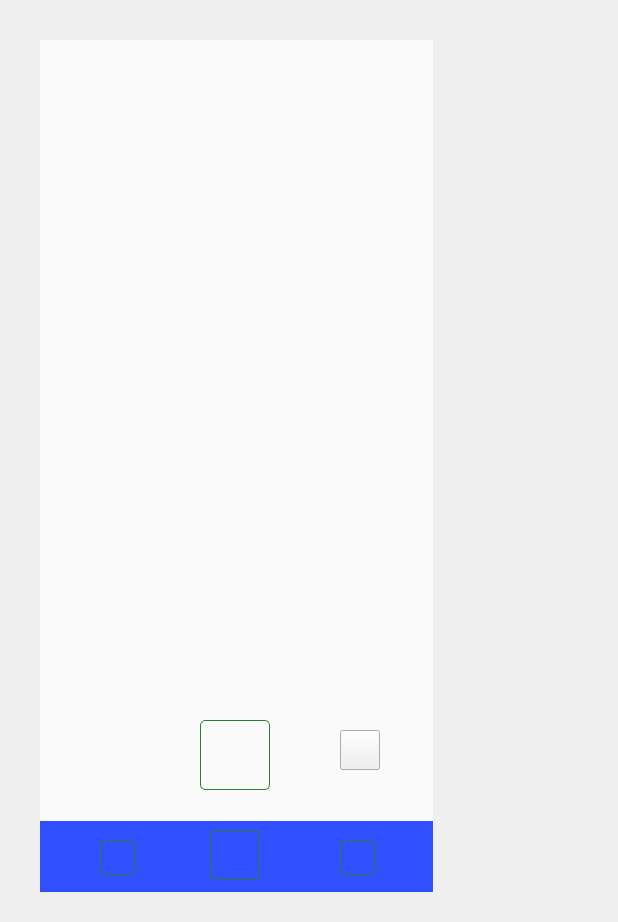
<?xml version="1.0" encoding="UTF-8"?>
<ui version="4.0">
 <class>Dialog</class>
 <widget class="QDialog" name="Dialog">
  <property name="geometry">
   <rect>
    <x>0</x>
    <y>0</y>
    <width>618</width>
    <height>922</height>
   </rect>
  </property>
  <property name="windowTitle">
   <string>Dialog</string>
  </property>
  <widget class="QPushButton" name="btn_camera_shutter">
   <property name="geometry">
    <rect>
     <x>200</x>
     <y>720</y>
     <width>70</width>
     <height>70</height>
    </rect>
   </property>
   <property name="styleSheet">
    <string notr="true">QPushButton {
border-image: url(:/images/Aperture.jpg);
border: 1px solid #2E7D32;
border-radius: 5px; 
padding: 5px;
}</string>
   </property>
   <property name="text">
    <string/>
   </property>
  </widget>
  <widget class="QLabel" name="label_2">
   <property name="geometry">
    <rect>
     <x>40</x>
     <y>40</y>
     <width>393</width>
     <height>852</height>
    </rect>
   </property>
   <property name="styleSheet">
    <string notr="true">background-color: #FAFAFA;</string>
   </property>
   <property name="text">
    <string/>
   </property>
  </widget>
  <widget class="QLabel" name="lb_logo">
   <property name="geometry">
    <rect>
     <x>190</x>
     <y>50</y>
     <width>111</width>
     <height>41</height>
    </rect>
   </property>
   <property name="styleSheet">
    <string notr="true"/>
   </property>
   <property name="text">
    <string/>
   </property>
   <property name="pixmap">
    <pixmap resource="resource.qrc">:/images/logo.jpg</pixmap>
   </property>
   <property name="scaledContents">
    <bool>true</bool>
   </property>
  </widget>
  <widget class="QPushButton" name="btn_home">
   <property name="geometry">
    <rect>
     <x>100</x>
     <y>840</y>
     <width>35</width>
     <height>35</height>
    </rect>
   </property>
   <property name="cursor">
    <cursorShape>PointingHandCursor</cursorShape>
   </property>
   <property name="autoFillBackground">
    <bool>false</bool>
   </property>
   <property name="styleSheet">
    <string notr="true">QPushButton {
border-image: url(:/images/home.png);
border: 1px solid #2E7D32;
border-radius: 5px; 
padding: 5px;
}</string>
   </property>
   <property name="text">
    <string/>
   </property>
   <property name="autoDefault">
    <bool>true</bool>
   </property>
  </widget>
  <widget class="QPushButton" name="btn_profile">
   <property name="geometry">
    <rect>
     <x>340</x>
     <y>840</y>
     <width>35</width>
     <height>35</height>
    </rect>
   </property>
   <property name="palette">
    <palette>
     <active>
      <colorrole role="Button">
       <brush brushstyle="SolidPattern">
        <color alpha="255">
         <red>255</red>
         <green>255</green>
         <blue>255</blue>
        </color>
       </brush>
      </colorrole>
     </active>
     <inactive>
      <colorrole role="Button">
       <brush brushstyle="SolidPattern">
        <color alpha="255">
         <red>255</red>
         <green>255</green>
         <blue>255</blue>
        </color>
       </brush>
      </colorrole>
     </inactive>
     <disabled>
      <colorrole role="Button">
       <brush brushstyle="SolidPattern">
        <color alpha="255">
         <red>255</red>
         <green>255</green>
         <blue>255</blue>
        </color>
       </brush>
      </colorrole>
     </disabled>
    </palette>
   </property>
   <property name="cursor">
    <cursorShape>PointingHandCursor</cursorShape>
   </property>
   <property name="styleSheet">
    <string notr="true">QPushButton {
border-image: url(:/images/User.jpg);
border: 1px solid #2E7D32;
	image: url(:/images/src/User.jpg);
border-radius: 5px; 
padding: 5px;
}</string>
   </property>
   <property name="text">
    <string/>
   </property>
  </widget>
  <widget class="QPushButton" name="btn_camera">
   <property name="geometry">
    <rect>
     <x>210</x>
     <y>830</y>
     <width>50</width>
     <height>50</height>
    </rect>
   </property>
   <property name="cursor">
    <cursorShape>PointingHandCursor</cursorShape>
   </property>
   <property name="autoFillBackground">
    <bool>false</bool>
   </property>
   <property name="styleSheet">
    <string notr="true">QPushButton {
border-image: url(:/images/VideoStabilization.png);
border: 1px solid #2E7D32;
border-radius: 5px; 
padding: 5px;
}</string>
   </property>
   <property name="text">
    <string/>
   </property>
   <property name="autoDefault">
    <bool>true</bool>
   </property>
  </widget>
  <widget class="QLabel" name="label_5">
   <property name="geometry">
    <rect>
     <x>40</x>
     <y>821</y>
     <width>393</width>
     <height>71</height>
    </rect>
   </property>
   <property name="styleSheet">
    <string notr="true">background-color: rgb(48, 79, 254);</string>
   </property>
   <property name="text">
    <string/>
   </property>
  </widget>
  <widget class="QLabel" name="lb_webcam">
   <property name="enabled">
    <bool>true</bool>
   </property>
   <property name="geometry">
    <rect>
     <x>40</x>
     <y>40</y>
     <width>393</width>
     <height>781</height>
    </rect>
   </property>
   <property name="styleSheet">
    <string notr="true">border-image: url(:/images/try-this-trainer-approved-chest-day-workout.jpg);
</string>
   </property>
   <property name="text">
    <string/>
   </property>
   <property name="scaledContents">
    <bool>false</bool>
   </property>
  </widget>
  <widget class="QLabel" name="lb_shutter_effect">
   <property name="geometry">
    <rect>
     <x>40</x>
     <y>40</y>
     <width>393</width>
     <height>781</height>
    </rect>
   </property>
   <property name="text">
    <string/>
   </property>
  </widget>
  <widget class="QPushButton" name="btn_file">
   <property name="geometry">
    <rect>
     <x>340</x>
     <y>730</y>
     <width>40</width>
     <height>40</height>
    </rect>
   </property>
   <property name="text">
    <string/>
   </property>
  </widget>
  <zorder>label_2</zorder>
  <zorder>label_5</zorder>
  <zorder>lb_logo</zorder>
  <zorder>btn_home</zorder>
  <zorder>btn_profile</zorder>
  <zorder>btn_camera</zorder>
  <zorder>lb_webcam</zorder>
  <zorder>lb_shutter_effect</zorder>
  <zorder>btn_camera_shutter</zorder>
  <zorder>btn_file</zorder>
 </widget>
 <resources>
  <include location="resource.qrc"/>
 </resources>
 <connections/>
</ui>
